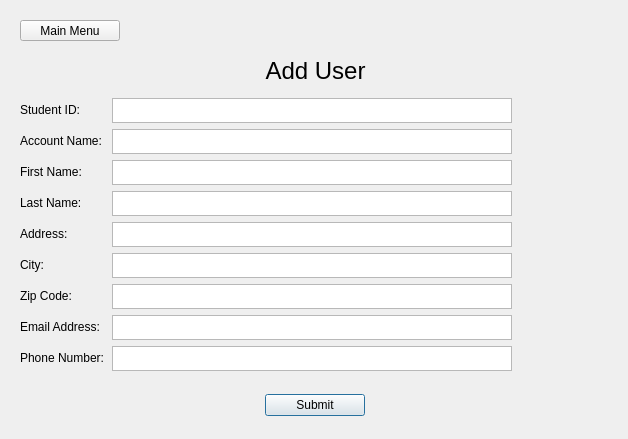
<?xml version="1.0" encoding="UTF-8"?>
<ui version="4.0">
 <class>AddUser</class>
 <widget class="QDialog" name="AddUser">
  <property name="geometry">
   <rect>
    <x>0</x>
    <y>0</y>
    <width>628</width>
    <height>439</height>
   </rect>
  </property>
  <property name="windowTitle">
   <string>Dialog</string>
  </property>
  <widget class="QWidget" name="formLayoutWidget">
   <property name="geometry">
    <rect>
     <x>20</x>
     <y>50</y>
     <width>591</width>
     <height>321</height>
    </rect>
   </property>
   <layout class="QFormLayout" name="formLayout">
    <property name="labelAlignment">
     <set>Qt::AlignLeading|Qt::AlignLeft|Qt::AlignVCenter</set>
    </property>
    <property name="formAlignment">
     <set>Qt::AlignHCenter|Qt::AlignTop</set>
    </property>
    <item row="2" column="0">
     <widget class="QLabel" name="idLabel">
      <property name="text">
       <string>Student ID:</string>
      </property>
     </widget>
    </item>
    <item row="2" column="1">
     <widget class="QTextBrowser" name="idTextbox">
      <property name="maximumSize">
       <size>
        <width>400</width>
        <height>25</height>
       </size>
      </property>
     </widget>
    </item>
    <item row="3" column="0">
     <widget class="QLabel" name="accountNameLabel">
      <property name="text">
       <string>Account Name: </string>
      </property>
     </widget>
    </item>
    <item row="3" column="1">
     <widget class="QTextBrowser" name="accountNameTextbox">
      <property name="maximumSize">
       <size>
        <width>400</width>
        <height>25</height>
       </size>
      </property>
     </widget>
    </item>
    <item row="4" column="0">
     <widget class="QLabel" name="fNameLabel">
      <property name="text">
       <string>First Name:</string>
      </property>
     </widget>
    </item>
    <item row="4" column="1">
     <widget class="QTextBrowser" name="fNameTextbox">
      <property name="maximumSize">
       <size>
        <width>400</width>
        <height>25</height>
       </size>
      </property>
     </widget>
    </item>
    <item row="5" column="0">
     <widget class="QLabel" name="lNameLabel">
      <property name="text">
       <string>Last Name:</string>
      </property>
     </widget>
    </item>
    <item row="5" column="1">
     <widget class="QTextBrowser" name="lNameTextbox">
      <property name="maximumSize">
       <size>
        <width>400</width>
        <height>25</height>
       </size>
      </property>
     </widget>
    </item>
    <item row="6" column="0">
     <widget class="QLabel" name="addressLabel">
      <property name="text">
       <string>Address:</string>
      </property>
     </widget>
    </item>
    <item row="6" column="1">
     <widget class="QTextBrowser" name="addressTextbox">
      <property name="maximumSize">
       <size>
        <width>400</width>
        <height>25</height>
       </size>
      </property>
     </widget>
    </item>
    <item row="7" column="0">
     <widget class="QLabel" name="cityLabel">
      <property name="text">
       <string>City: </string>
      </property>
     </widget>
    </item>
    <item row="7" column="1">
     <widget class="QTextBrowser" name="cityTextbox">
      <property name="maximumSize">
       <size>
        <width>400</width>
        <height>25</height>
       </size>
      </property>
     </widget>
    </item>
    <item row="8" column="0">
     <widget class="QLabel" name="zipLabel">
      <property name="text">
       <string>Zip Code:</string>
      </property>
     </widget>
    </item>
    <item row="8" column="1">
     <widget class="QTextBrowser" name="zipTextbox">
      <property name="maximumSize">
       <size>
        <width>400</width>
        <height>25</height>
       </size>
      </property>
     </widget>
    </item>
    <item row="9" column="0">
     <widget class="QLabel" name="emailLabel">
      <property name="text">
       <string>Email Address:</string>
      </property>
     </widget>
    </item>
    <item row="9" column="1">
     <widget class="QTextBrowser" name="emailTextbox">
      <property name="maximumSize">
       <size>
        <width>400</width>
        <height>25</height>
       </size>
      </property>
     </widget>
    </item>
    <item row="10" column="0">
     <widget class="QLabel" name="phoneLabel">
      <property name="text">
       <string>Phone Number:</string>
      </property>
     </widget>
    </item>
    <item row="10" column="1">
     <widget class="QTextBrowser" name="phoneTextbox">
      <property name="maximumSize">
       <size>
        <width>400</width>
        <height>25</height>
       </size>
      </property>
     </widget>
    </item>
    <item row="1" column="0" colspan="2">
     <widget class="QLabel" name="titleLabel">
      <property name="font">
       <font>
        <pointsize>18</pointsize>
       </font>
      </property>
      <property name="text">
       <string>Add User</string>
      </property>
      <property name="alignment">
       <set>Qt::AlignCenter</set>
      </property>
     </widget>
    </item>
   </layout>
  </widget>
  <widget class="QWidget" name="horizontalLayoutWidget">
   <property name="geometry">
    <rect>
     <x>20</x>
     <y>380</y>
     <width>591</width>
     <height>51</height>
    </rect>
   </property>
   <layout class="QHBoxLayout" name="horizontalLayout">
    <item>
     <widget class="QPushButton" name="pushButton">
      <property name="maximumSize">
       <size>
        <width>100</width>
        <height>16777215</height>
       </size>
      </property>
      <property name="text">
       <string>Submit</string>
      </property>
     </widget>
    </item>
   </layout>
  </widget>
  <widget class="QPushButton" name="pushButton_2">
   <property name="geometry">
    <rect>
     <x>20</x>
     <y>20</y>
     <width>100</width>
     <height>21</height>
    </rect>
   </property>
   <property name="maximumSize">
    <size>
     <width>100</width>
     <height>16777215</height>
    </size>
   </property>
   <property name="text">
    <string>Main Menu</string>
   </property>
  </widget>
 </widget>
 <resources/>
 <connections/>
</ui>
